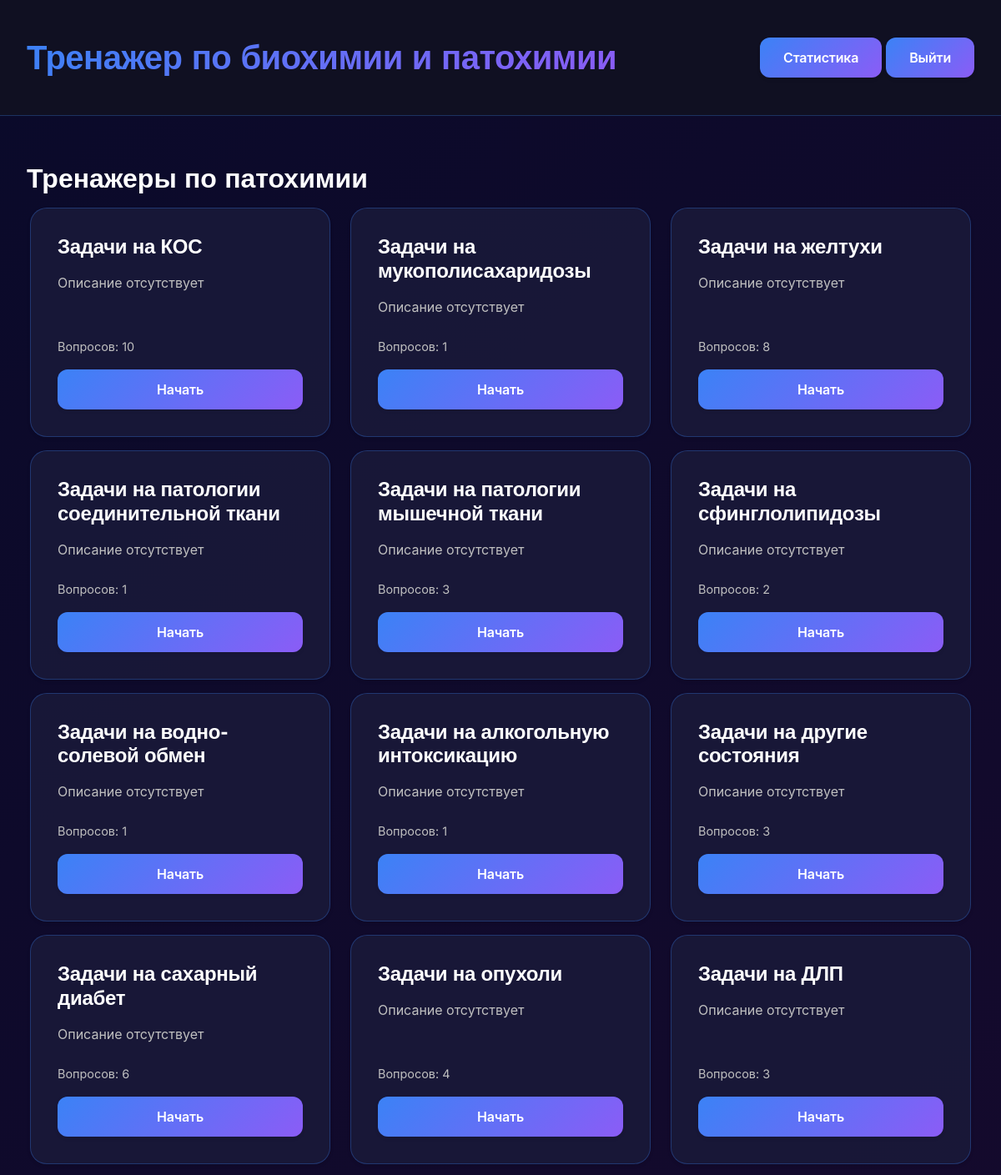
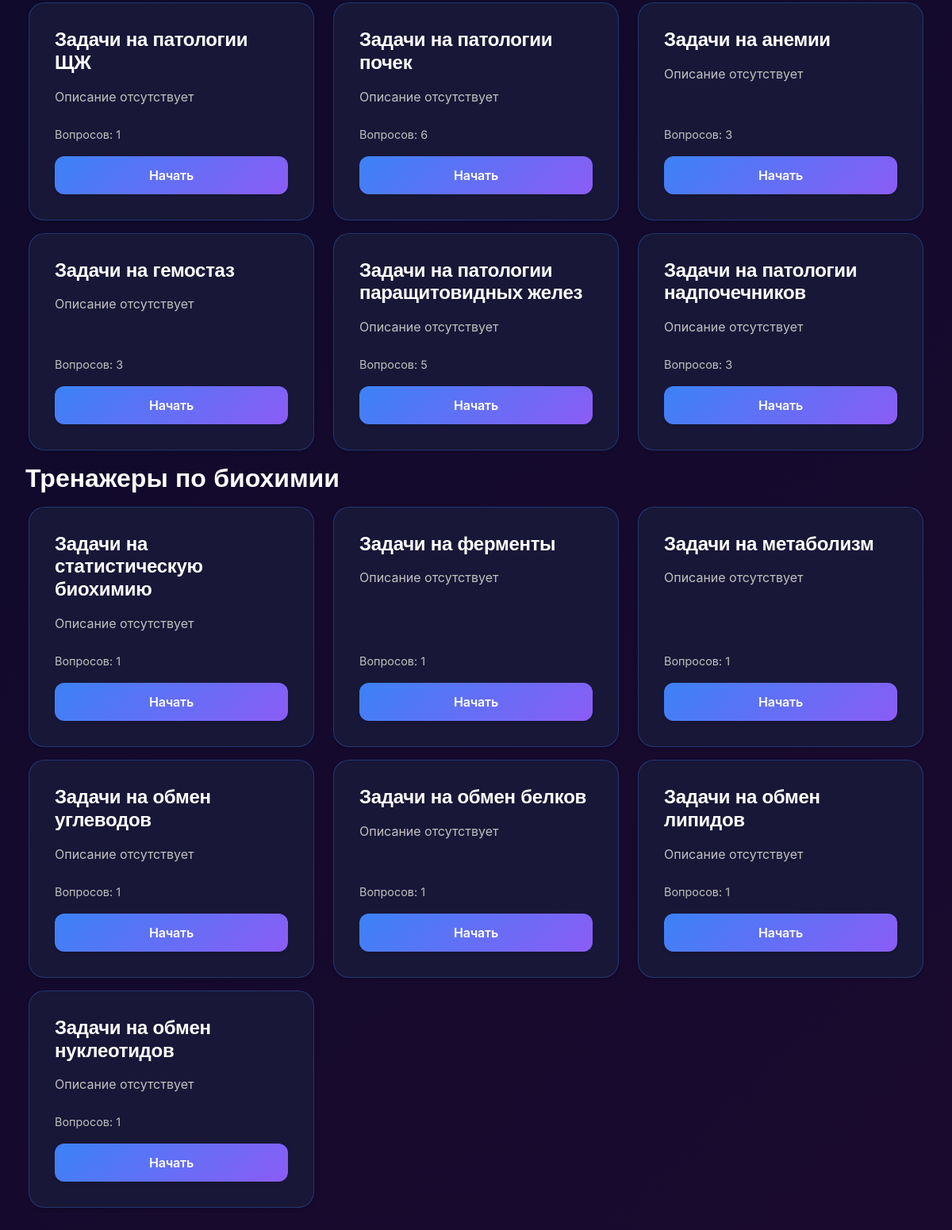
The app's page / (signed in) with its own data (2 pictures, top to bottom).
### quiz/models.py (models this page shows, shortened)
class Quiz(models.Model):
    CATEGORY_CHOICES = [
        ('bio', 'Тренажеры по биохимии'),
        ('patho', 'Тренажеры по патохимии'),
    ]
    title = models.CharField('Название викторины', max_length=200)
    description = models.TextField('Описание', blank=True)
    created_at = models.DateTimeField('Дата создания', auto_now_add=True)
    category = models.CharField(
        'Раздел',
        max_length=10,
        choices=CATEGORY_CHOICES,
        default='bio'
    )
    class Meta:
        verbose_name = 'Викторина'
        verbose_name_plural = 'Викторины'

### quiz/views.py (the view)
# urls.py: path('', views.quiz_list, name='quiz_list'),
def quiz_list(request):
    bio_quizzes = Quiz.objects.filter(category='bio')
    patho_quizzes = Quiz.objects.filter(category='patho')
    return render(request, 'quiz/quiz_list.html', {
        'bio_quizzes': bio_quizzes,
        'patho_quizzes': patho_quizzes,
    })

### quiz/templates/quiz/quiz_list.html (shortened to what this page needs)
{% extends 'quiz/base.html' %}
{% block content %}
<h2 class="mb-3">Тренажеры по патохимии</h2>
<div class="row">
    {% for quiz in patho_quizzes %}
    <div class="col-12 col-sm-6 col-lg-4 mb-3">
        <div class="card h-100">
            <div class="card-body d-flex flex-column">
                <h5 class="card-title">{{ quiz.title }}</h5>
                <p class="card-text flex-grow-1">{{ quiz.description|default:"Описание отсутствует" }}</p>
                <p class="text-muted mb-3">Вопросов: {{ quiz.questions.count }}</p>
                <a href="{% url 'quiz_detail' quiz.id %}" class="btn btn-primary mt-auto">Начать</a>
            </div>
        </div>
    </div>
    {% empty %}
    <p>Нет тестов</p>
    {% endfor %}
</div>
<h2 class="mb-3">Тренажеры по биохимии</h2>
<div class="row mb-4">
    {% for quiz in bio_quizzes %}
    <div class="col-12 col-sm-6 col-lg-4 mb-3">
        <div class="card h-100">
            <div class="card-body d-flex flex-column">
                <h5 class="card-title">{{ quiz.title }}</h5>
                <p class="card-text flex-grow-1">{{ quiz.description|default:"Описание отсутствует" }}</p>
                <p class="text-muted mb-3">Вопросов: {{ quiz.questions.count }}</p>
                <a href="{% url 'quiz_detail' quiz.id %}" class="btn btn-primary mt-auto">Начать</a>
            </div>
        </div>
    </div>
    {% empty %}
    <p>Нет тестов</p>
    {% endfor %}
</div>
{% endblock %}

### quiz/static/quiz/css/style.css (style rules this page uses)
:root { --bg-gradient-start: #0a0a2a; --bg-gradient-end: #1a0a2e; --bg-secondary: #111122; --bg-card: rgba(26, 26, 58, 0.85); --bg-hover: rgba(34, 34, 68, 0.9); --text-primary: #ffffff; --text-secondary: #c0c0c0; --accent-start: #3b82f6; --accent-end: #8b5cf6; --accent-hover-start: #2563eb; --accent-hover-end: #7c3aed; --success: #10b981; --danger: #ef4444; --border: rgba(59, 130, 246, 0.3); }
* { margin: 0; padding: 0; box-sizing: border-box; }
html { height: 100%; }
body { background: linear-gradient(135deg, var(--bg-gradient-start), var(--bg-gradient-end)); background-attachment: fixed; background-size: cover; min-height: 100vh; font-family: 'Inter', -apple-system, BlinkMacSystemFont, sans-serif; color: var(--text-primary); line-height: 1.6; font-size: 18px; overflow-x: hidden; width: 100%; position: relative; }
h1, h2, h3, h4, h5 { font-family: 'Montserrat', sans-serif; font-weight: 800; }
h3, h4, h5 { font-weight: 600; letter-spacing: -0.3px; }
.card { background: var(--bg-card); border: 1px solid var(--border); border-radius: 20px; transition: all 0.3s cubic-bezier(0.4, 0, 0.2, 1); overflow: hidden; height: 100%; width: 100%; }
.card-body { padding: clamp(1rem, 4vw, 2rem); }
.card-title { font-size: clamp(1.2rem, 4vw, 1.5rem); font-weight: 700; margin-bottom: 1rem; color: var(--text-primary); word-wrap: break-word; }
.card-text { color: var(--text-secondary); font-size: clamp(0.9rem, 3vw, 1rem); margin-bottom: 1.5rem; line-height: 1.5; }
.btn { padding: clamp(8px, 2vw, 12px) clamp(16px, 4vw, 28px); font-size: clamp(0.85rem, 3vw, 1rem); font-weight: 600; border-radius: 12px; transition: all 0.2s ease; letter-spacing: -0.2px; border: none; cursor: pointer; background: linear-gradient(135deg, var(--accent-start), var(--accent-end)); color: white; }
.card, .card-body, .features { animation: fadeIn 0.5s ease-out; }
a { text-decoration: none; transition: color 0.2s ease; }
.text-muted { color: var(--text-secondary) !important; font-size: clamp(0.8rem, 3vw, 0.9rem); }
.card, .form-check, .btn { box-shadow: 0 2px 4px rgba(0, 0, 0, 0.1); }
.row { display: flex; flex-wrap: wrap; margin: 0 -0.5rem; }

### records on screen
Quiz: title "Задачи на КОС", description "Описание отсутствует", questions.count "10"
Quiz: title "Задачи на мукополисахаридозы", description "Описание отсутствует", questions.count "1"
Quiz: title "Задачи на желтухи", description "Описание отсутствует", questions.count "8"
Quiz: title "Задачи на патологии соединительной ткани", description "Описание отсутствует", questions.count "1"
Quiz: title "Задачи на патологии мышечной ткани", description "Описание отсутствует", questions.count "3"
Quiz: title "Задачи на сфинглолипидозы", description "Описание отсутствует", questions.count "2"
Quiz: title "Задачи на водно-солевой обмен", description "Описание отсутствует", questions.count "1"
Quiz: title "Задачи на алкогольную интоксикацию", description "Описание отсутствует", questions.count "1"
Quiz: title "Задачи на другие состояния", description "Описание отсутствует", questions.count "3"
Quiz: title "Задачи на сахарный диабет", description "Описание отсутствует", questions.count "6"
Quiz: title "Задачи на опухоли", description "Описание отсутствует", questions.count "4"
Quiz: title "Задачи на ДЛП", description "Описание отсутствует", questions.count "3"
Quiz: title "Задачи на патологии ЩЖ", description "Описание отсутствует", questions.count "1"
Quiz: title "Задачи на патологии почек", description "Описание отсутствует", questions.count "6"
Quiz: title "Задачи на анемии", description "Описание отсутствует", questions.count "3"
Quiz: title "Задачи на гемостаз", description "Описание отсутствует", questions.count "3"
Quiz: title "Задачи на патологии паращитовидных желез", description "Описание отсутствует", questions.count "5"
Quiz: title "Задачи на патологии надпочечников", description "Описание отсутствует", questions.count "3"
Quiz: title "Задачи на статистическую биохимию", description "Описание отсутствует", questions.count "1"
Quiz: title "Задачи на ферменты", description "Описание отсутствует", questions.count "1"
Quiz: title "Задачи на метаболизм", description "Описание отсутствует", questions.count "1"
Quiz: title "Задачи на обмен углеводов", description "Описание отсутствует", questions.count "1"
Quiz: title "Задачи на обмен белков", description "Описание отсутствует", questions.count "1"
Quiz: title "Задачи на обмен липидов", description "Описание отсутствует", questions.count "1"
Quiz: title "Задачи на обмен нуклеотидов", description "Описание отсутствует", questions.count "1"
